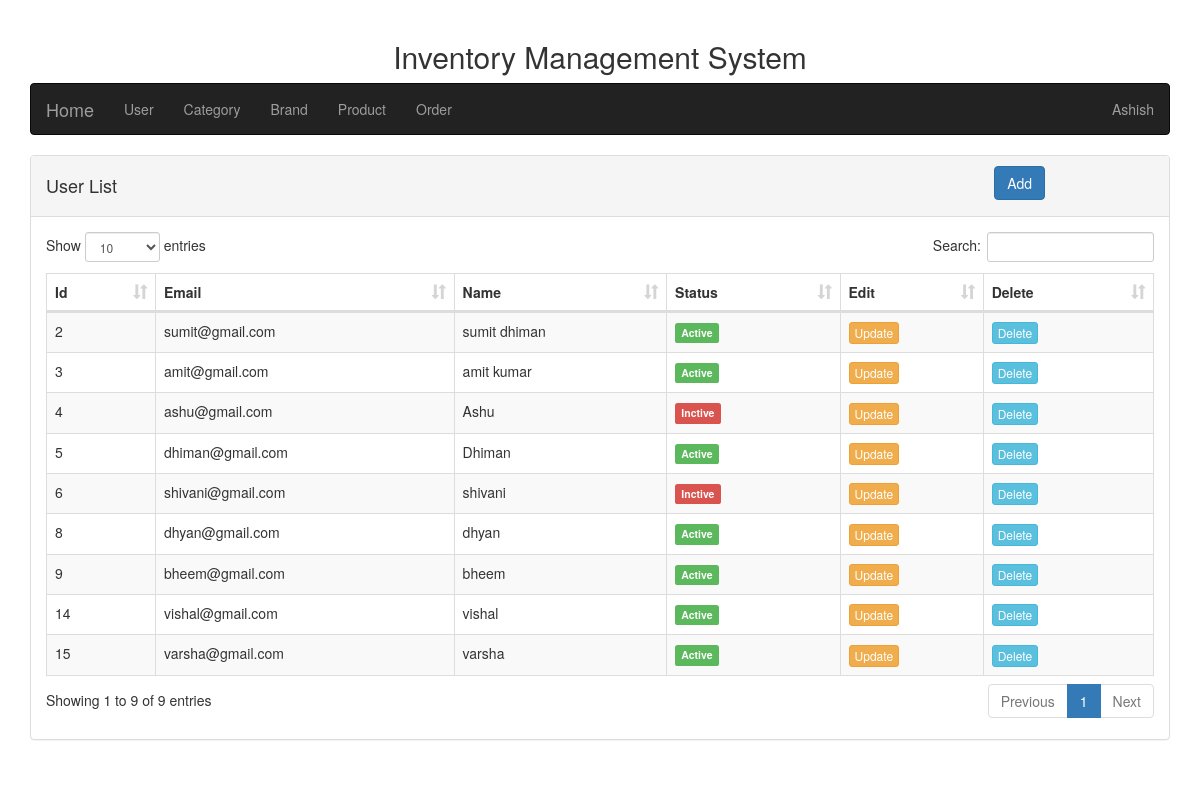
The app's page /user.php (signed in) with its own data.
### tables this page shows
CREATE TABLE IF NOT EXISTS `user_details` (
  `usr_id` int(11) NOT NULL AUTO_INCREMENT,
  `usr_email` varchar(100) NOT NULL,
  `usr_password` varchar(100) NOT NULL,
  `usr_name` varchar(100) NOT NULL,
  `usr_type` enum('master','user') NOT NULL,
  `usr_status` enum('active','inactive') NOT NULL,
  PRIMARY KEY (`usr_id`)
);

### user.php (the view, shortened to what this page needs)
<?php
include 'connection.php';
include 'header.php';
?>
<div class="row">
    <div class="col-lg-12">
        <div class="panel panel-default">
            <div class="panel-heading">
                <div class="row">
                <div class="col-md-10"><h4>User List</h4></div>
                <div class="col-md-2" >
                    <button type="button" name="add" id="add_button" class="btn btn-primary" data-toggle="modal" data-target="#user_modal"> Add </button>
                </div>
                </div>
            </div>
            <div class="panel-body">
                <div class="row">
                    <div class="col-md-12 table-responsive">
                        <table class="table table-bordered table-striped" id="user_data">
                            <thead>
                                <tr>
                                    <th>Id</th>
                                    <th>Email</th>
                                    <th>Name</th>
                                    <th>Status</th>
                                    <th>Edit</th>
                                    <th>Delete</th>
                                </tr>
                            </thead>
                            <?php
                                $qry = "select * from user_details where usr_type = 'user'";
                                $statement=$connect->prepare($qry);
                                $statement->execute();
                                $result=$statement->fetchAll(PDO::FETCH_ASSOC);
                                foreach ($result as $row)
                                {
                                    $status='';
                                    if($row['usr_status']=='active')
                                    {
                                        $status = "<span class='label label-success'>Active</label>";
                                    }
                                    else
                                    {
                                        $status = "<span class='label label-danger'>Inctive</label>";
                                    }
                                    echo '<tr>';
                                    echo "<td>".$row['usr_id']."</td>";
                                    echo "<td>".$row['usr_email']."</td>";
                                    echo "<td>".$row['usr_name']."</td>";
                                    echo "<td>$status</td>";
                                    echo '<td><button type=button name=update id='.$row['usr_id'].' class="btn btn-warning btn-xs update">Update</button></td>';
                                    echo '<td><button type=button name=delete id='.$row['usr_id'].' data-status='.$row['usr_status'].'  class="btn btn-info btn-xs delete">Delete</button></td>';
                                    echo '</tr>';
                                }
                            ?>
                        </table>
                    </div>
                </div>
            </div>
        </div>
    </div>
</div>
<?php include 'footer.php'; ?>

### records on screen
user_details: usr_id "2", usr_email "sumit@gmail.com", usr_name "sumit dhiman", usr_status "Active"
user_details: usr_id "3", usr_email "amit@gmail.com", usr_name "amit kumar", usr_status "Active"
user_details: usr_id "4", usr_email "ashu@gmail.com", usr_name "Ashu", usr_status "Inctive"
user_details: usr_id "5", usr_email "dhiman@gmail.com", usr_name "Dhiman", usr_status "Active"
user_details: usr_id "6", usr_email "shivani@gmail.com", usr_name "shivani", usr_status "Inctive"
user_details: usr_id "8", usr_email "dhyan@gmail.com", usr_name "dhyan", usr_status "Active"
user_details: usr_id "9", usr_email "bheem@gmail.com", usr_name "bheem", usr_status "Active"
user_details: usr_id "14", usr_email "vishal@gmail.com", usr_name "vishal", usr_status "Active"
user_details: usr_id "15", usr_email "varsha@gmail.com", usr_name "varsha", usr_status "Active"

### other values on screen
$_SESSION["user_name"] "Ashish"
